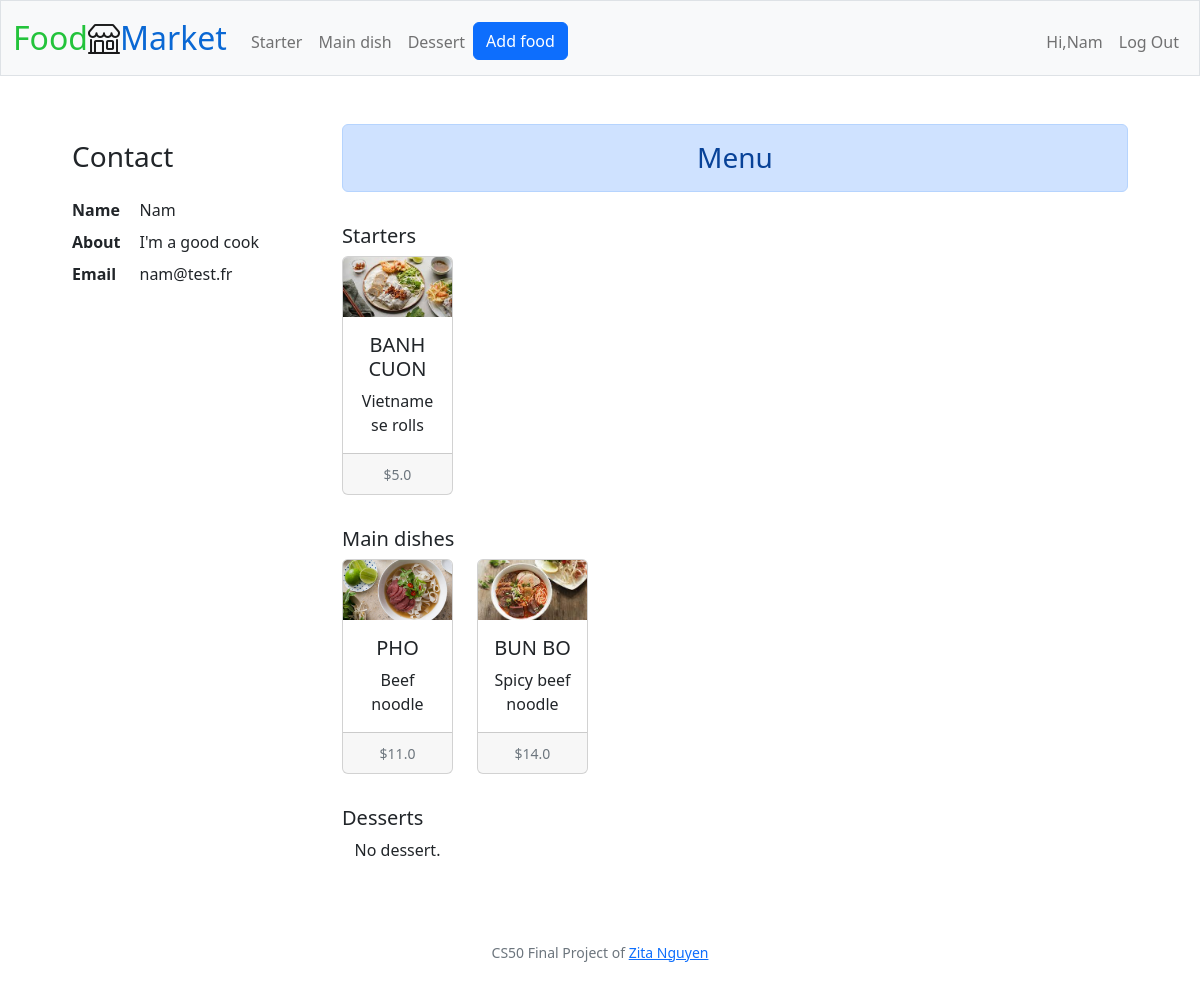
The app's page /seller/3 (signed in) with its own data.
### tables this page shows
CREATE TABLE users (
id INTEGER PRIMARY KEY AUTOINCREMENT,
username TEXT NOT NULL,
email TEXT NOT NULL UNIQUE,
hash TEXT NOT NULL,
role TEXT NOT NULL,
about TEXT);

CREATE TABLE food (
id INTEGER PRIMARY KEY AUTOINCREMENT, 
category TEXT NOT NULL,
name TEXT NOT NULL,
photo BLOB NOT NULL,
description TEXT NOT NULL,
price REAL NOT NULL,
date DATETIME NOT NULL,
user_id INTEGER NOT NULL,
FOREIGN KEY (user_id) REFERENCES users (id)
);

### app.py (the view)
@app.route("/seller/<string:seller_id>", methods=["GET"])
@login_required
def seller_profile(seller_id):
    seller = query_get_seller(seller_id)
    products = query_get_seller_products(seller_id)
    starters = list(filter(lambda product: product[1] == "Starter", products))
    main_dishes = list(filter(lambda product: product[1] == "Main dish", products))
    desserts = list(filter(lambda product: product[1] == "Dessert", products))
    return render_template("profile.html", seller=seller, starters=starters, main_dishes=main_dishes, desserts=desserts)

### app.py (called while the page is built)
@app.after_request
def after_request(response):
    response.headers["Cache-Control"] = "no-cache, no-store, must-revalidate"
    response.headers["Expires"] = 0
    response.headers["Pragma"] = "no-cache"
    return response

### helpers.py (called while the page is built)
def login_required(f):
    @wraps(f)
    def decorated_function(*args, **kwargs):
        if session.get("user_id") is None:
            return redirect("/login")
        return f(*args, **kwargs)
    return decorated_function

### queries.py (called while the page is built)
def query_get_seller(id):
    conn = sqlite3.connect("market.db")
    c = conn.cursor()
    c.execute("SELECT * FROM users WHERE id = ?", (id,))
    seller = c.fetchone()
    return seller

def query_get_seller_products(user_id):
    conn = sqlite3.connect("market.db")
    c = conn.cursor()
    c.execute("SELECT * FROM food WHERE user_id = ?", (user_id,))
    products = c.fetchall()
    return products

### templates/profile.html (shortened to what this page needs)
{% extends "layout.html" %}
{% block main %}
<div class="row mx-5">
    <div class="col-xs-1 col-lg-3">
        <div class="h3 py-3">
            Contact
        </div>
        <dl class="row">
            <dt class="col-sm-3">Name</dt>
            <dd class="col-sm-9">{{ seller[1].capitalize() }}</dd>
            <dt class="col-sm-3">About</dt>
            <dd class="col-sm-9">{{ seller[5] }}
            </dd>
            <dt class="col-sm-3">Email</dt>
            <dd class="col-sm-9">{{ seller[2] }}</dd>
        </dl>
    </div>
    <div class="col-xs-1 col-lg-9">
        <div class="alert alert-primary text-center h3" role="alert">
            Menu
        </div>
        <div>
            <div class="py-3">
                <h5>Starters</h5>
                <div class="row row-cols-1 row-cols-lg-6 row-cols-md-3 g-4 text-center h-50">
                    {% if not starters %}
                        <p>No starter.</p>
                    {% else %}
                        {% for starter in starters %}
                            <div class="col">
                                <div class="card card-profile">
                                    <img src="{{url_for('static', filename='photos/' + starter[3])}}" class="card-img-top" alt="{{ starter[2] }}">
                                    <div class="card-body">
                                        <h5 class="card-title">{{ starter[2].capitalize() }}</h5>
                                        <p class="card-text">{{ starter[4] }}</p>
                                    </div>
                                    <div class="card-footer">
                                        <small class="text-muted">${{ starter[5] }}</small>
                                    </div>
                                </div>
                            </div>
                        {% endfor %}
                    {% endif %}
                </div>
            </div>
            <div class="py-3">
                <h5>Main dishes</h5>
                <div class="row row-cols-1 row-cols-lg-6 row-cols-md-3 g-4 text-center h-50">
                    {% if not main_dishes %}
                        <p>No main dish.</p>
                    {% else %}
                        {% for main_dish in main_dishes %}
                            <div class="col">
                                <div class="card card-profile">
                                    <img src="{{url_for('static', filename='photos/' + main_dish[3])}}" class="card-img-top" alt="{{ main_dish[2] }}">
                                    <div class="card-body">
                                        <h5 class="card-title">{{ main_dish[2].capitalize() }}</h5>
                                        <p class="card-text">{{ main_dish[4] }}</p>
                                    </div>
                                    <div class="card-footer">
                                        <small class="text-muted">${{ main_dish[5] }}</small>
                                    </div>
                                </div>
                            </div>
                        {% endfor %}
                    {% endif %}
                </div>
            </div>
            <div class="py-3">
                <h5>Desserts</h5>
                <div class="row row-cols-1 row-cols-lg-6 row-cols-md-3 g-4 text-center h-50">
                    {% if not desserts %}
                        <p>No dessert.</p>
                    {% endif %}
                </div>
            </div>
        </div>
    </div>
</div>
{% endblock %}

### templates/layout.html (shortened to what this page needs)
<!DOCTYPE html>
<html lang="en">
    <head>
        <link href="https://cdn.jsdelivr.net/npm/bootstrap@5.2.0-beta1/dist/css/bootstrap.min.css" rel="stylesheet">
        <link rel="stylesheet" href="https://cdn.jsdelivr.net/npm/bootstrap-icons@1.8.3/font/bootstrap-icons.css">
        <link href="/static/styles.css" rel="stylesheet">
    </head>
    <body>
        <nav class="bg-light border navbar navbar-expand-md navbar-light">
            <div class="container-fluid">
                <a class="navbar-brand" href="/"><span class="green">Food</span><i class="bi bi-shop"></i><span class="blue">Market</span></a>
                <div class="collapse navbar-collapse" id="navbar">
                    {% if session["user_id"] %}
                        <ul class="navbar-nav me-auto mt-2">
                            <li class="nav-item"><a class="nav-link" href="">Starter</a></li>
                            <li class="nav-item"><a class="nav-link" href="">Main dish</a></li>
                            <li class="nav-item"><a class="nav-link" href="">Dessert</a></li>
                            {% if session["user_role"] == "seller" %}
                            <li class="nav-item"><a class="btn btn-primary" role="button" href="/add">Add food</a></li>
                            {% endif %}
                        </ul>
                        <ul class="navbar-nav ms-auto mt-2">
                            <li class="nav-item"><a class="nav-link" href="/display">Hi,{{ session["user_name"].capitalize() }}</a></li>
                            <li class="nav-item"><a class="nav-link" href="/logout">Log Out</a></li>
                        </ul>
                    {% else %}
                        <ul class="navbar-nav ms-auto mt-2">
                            <li class="nav-item"><a class="nav-link" href="/register">Register</a></li>
                            <li class="nav-item"><a class="nav-link" href="/login">Log In</a></li>
                        </ul>
                    {% endif %}
                </div>
            </div>
        </nav>
        <main class="container-fluid py-5">
            {% block main %}{% endblock %}
        </main>
        <footer class="mb-5 small text-center text-muted">
            CS50 Final Project of <a href="https://github.com/ZitaNguyen">Zita Nguyen</a>
        </footer>
    </body>
</html>

### static/styles.css (style rules this page uses)
nav .navbar-brand { font-size: xx-large; }
nav .navbar-brand .green { color: #23c33b; }
nav .navbar-brand .blue { color: #0a68d4; }
.card-img-top { width: 100%; height: 15vw; object-fit: cover; }
.card-title { text-transform: uppercase; }
.card-profile > .card-img-top { height: 5vw; }

### records on screen
users: user_name "Nam", username "Nam", about "I'm a good cook", email "nam@test.fr"
food: photo (picture), name "BANH CUON", description "Vietnamese rolls", price "5.0"
food: photo (picture), name "PHO", description "Beef noodle", price "11.0"
food: photo (picture), name "BUN BO", description "Spicy beef noodle", price "14.0"
